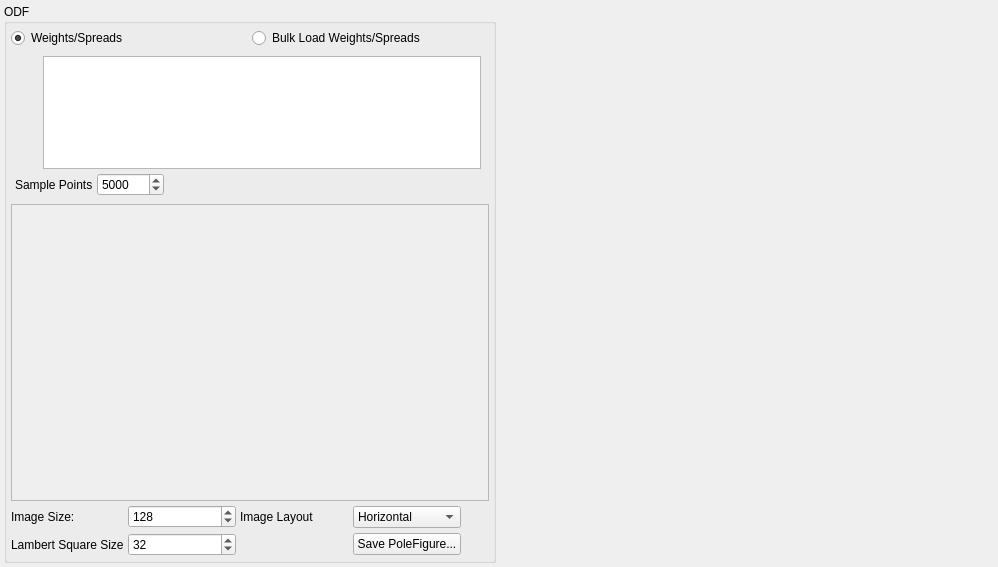
<?xml version="1.0" encoding="UTF-8"?>
<ui version="4.0">
 <class>SGAxisODFWidget</class>
 <widget class="QWidget" name="SGAxisODFWidget">
  <property name="geometry">
   <rect>
    <x>0</x>
    <y>0</y>
    <width>998</width>
    <height>567</height>
   </rect>
  </property>
  <property name="sizePolicy">
   <sizepolicy hsizetype="Expanding" vsizetype="Expanding">
    <horstretch>0</horstretch>
    <verstretch>0</verstretch>
   </sizepolicy>
  </property>
  <property name="windowTitle">
   <string>Form</string>
  </property>
  <layout class="QGridLayout" name="gridLayout_5">
   <property name="leftMargin">
    <number>4</number>
   </property>
   <property name="topMargin">
    <number>4</number>
   </property>
   <property name="rightMargin">
    <number>4</number>
   </property>
   <property name="bottomMargin">
    <number>4</number>
   </property>
   <property name="spacing">
    <number>6</number>
   </property>
   <item row="0" column="1" rowspan="4">
    <widget class="StatsGenMDFWidget" name="m_MDFWidget" native="true">
     <property name="sizePolicy">
      <sizepolicy hsizetype="Preferred" vsizetype="Preferred">
       <horstretch>1</horstretch>
       <verstretch>0</verstretch>
      </sizepolicy>
     </property>
     <property name="minimumSize">
      <size>
       <width>250</width>
       <height>0</height>
      </size>
     </property>
    </widget>
   </item>
   <item row="0" column="0" rowspan="4">
    <widget class="QGroupBox" name="m_OdfGroupBox">
     <property name="sizePolicy">
      <sizepolicy hsizetype="Preferred" vsizetype="Expanding">
       <horstretch>1</horstretch>
       <verstretch>0</verstretch>
      </sizepolicy>
     </property>
     <property name="font">
      <font>
       <weight>50</weight>
       <bold>false</bold>
      </font>
     </property>
     <property name="title">
      <string>ODF</string>
     </property>
     <layout class="QGridLayout" name="gridLayout_3">
      <property name="leftMargin">
       <number>4</number>
      </property>
      <property name="topMargin">
       <number>4</number>
      </property>
      <property name="rightMargin">
       <number>4</number>
      </property>
      <property name="bottomMargin">
       <number>4</number>
      </property>
      <property name="spacing">
       <number>4</number>
      </property>
      <item row="2" column="0">
       <widget class="QScrollArea" name="m_PFScrollArea">
        <property name="sizePolicy">
         <sizepolicy hsizetype="Expanding" vsizetype="Expanding">
          <horstretch>0</horstretch>
          <verstretch>2</verstretch>
         </sizepolicy>
        </property>
        <property name="minimumSize">
         <size>
          <width>0</width>
          <height>0</height>
         </size>
        </property>
        <property name="widgetResizable">
         <bool>true</bool>
        </property>
        <widget class="QWidget" name="scrollAreaWidgetContents">
         <property name="geometry">
          <rect>
           <x>0</x>
           <y>0</y>
           <width>476</width>
           <height>287</height>
          </rect>
         </property>
         <property name="sizePolicy">
          <sizepolicy hsizetype="Preferred" vsizetype="Expanding">
           <horstretch>0</horstretch>
           <verstretch>0</verstretch>
          </sizepolicy>
         </property>
         <property name="maximumSize">
          <size>
           <width>16777215</width>
           <height>16777215</height>
          </size>
         </property>
         <layout class="QVBoxLayout" name="verticalLayout">
          <property name="sizeConstraint">
           <enum>QLayout::SetNoConstraint</enum>
          </property>
          <property name="leftMargin">
           <number>0</number>
          </property>
          <property name="topMargin">
           <number>0</number>
          </property>
          <property name="rightMargin">
           <number>0</number>
          </property>
          <property name="bottomMargin">
           <number>0</number>
          </property>
          <item>
           <widget class="QLabel" name="m_PoleFigureLabel">
            <property name="sizePolicy">
             <sizepolicy hsizetype="Expanding" vsizetype="Expanding">
              <horstretch>0</horstretch>
              <verstretch>0</verstretch>
             </sizepolicy>
            </property>
            <property name="text">
             <string/>
            </property>
           </widget>
          </item>
         </layout>
        </widget>
       </widget>
      </item>
      <item row="3" column="0">
       <layout class="QGridLayout" name="gridLayout_4">
        <property name="topMargin">
         <number>0</number>
        </property>
        <property name="spacing">
         <number>4</number>
        </property>
        <item row="0" column="4">
         <widget class="QComboBox" name="imageLayout">
          <item>
           <property name="text">
            <string>Horizontal</string>
           </property>
          </item>
          <item>
           <property name="text">
            <string>Vertical</string>
           </property>
          </item>
          <item>
           <property name="text">
            <string>Square</string>
           </property>
          </item>
         </widget>
        </item>
        <item row="0" column="2">
         <widget class="QSpinBox" name="pfImageSize">
          <property name="maximum">
           <number>10000</number>
          </property>
          <property name="value">
           <number>128</number>
          </property>
         </widget>
        </item>
        <item row="0" column="3">
         <widget class="QLabel" name="label_8">
          <property name="toolTip">
           <string>Controls the size of the Modified Lambert Square that is used for interpolation of the angular data during the stereographic project generation. You should leave this at the default unless you really understand what you are doing.</string>
          </property>
          <property name="text">
           <string>Image Layout</string>
          </property>
         </widget>
        </item>
        <item row="1" column="1">
         <widget class="QLabel" name="pfLambertLabel">
          <property name="toolTip">
           <string>Controls the size of the Modified Lambert Square that is used for interpolation of the angular data during the stereographic project generation. You should leave this at the default unless you really understand what you are doing.</string>
          </property>
          <property name="text">
           <string>Lambert Square Size</string>
          </property>
         </widget>
        </item>
        <item row="0" column="1">
         <widget class="QLabel" name="label_5">
          <property name="text">
           <string>Image Size:</string>
          </property>
         </widget>
        </item>
        <item row="1" column="2">
         <widget class="QSpinBox" name="pfLambertSize">
          <property name="maximum">
           <number>10000</number>
          </property>
          <property name="value">
           <number>32</number>
          </property>
         </widget>
        </item>
        <item row="1" column="4">
         <widget class="QPushButton" name="savePoleFigureImage">
          <property name="text">
           <string>Save PoleFigure...</string>
          </property>
         </widget>
        </item>
        <item row="0" column="5">
         <widget class="QPushButton" name="m_CalculateODFBtn">
          <property name="sizePolicy">
           <sizepolicy hsizetype="Fixed" vsizetype="Fixed">
            <horstretch>0</horstretch>
            <verstretch>0</verstretch>
           </sizepolicy>
          </property>
          <property name="minimumSize">
           <size>
            <width>24</width>
            <height>24</height>
           </size>
          </property>
          <property name="maximumSize">
           <size>
            <width>24</width>
            <height>24</height>
           </size>
          </property>
          <property name="toolTip">
           <string>Update ODF Plots</string>
          </property>
          <property name="text">
           <string/>
          </property>
          <property name="icon">
           <iconset resource="../../../../../../SIMPL/Source/SVWidgetsLib/icons/images/Icons.qrc">
            <normaloff>:/refresh@2x.png</normaloff>:/refresh@2x.png</iconset>
          </property>
          <property name="iconSize">
           <size>
            <width>24</width>
            <height>24</height>
           </size>
          </property>
          <property name="autoDefault">
           <bool>true</bool>
          </property>
          <property name="default">
           <bool>false</bool>
          </property>
          <property name="flat">
           <bool>true</bool>
          </property>
         </widget>
        </item>
       </layout>
      </item>
      <item row="0" column="0">
       <layout class="QHBoxLayout" name="horizontalLayout_6">
        <item>
         <widget class="QRadioButton" name="m_WeightSpreads">
          <property name="text">
           <string>Weights/Spreads</string>
          </property>
          <property name="checked">
           <bool>true</bool>
          </property>
         </widget>
        </item>
        <item>
         <widget class="QRadioButton" name="m_WeightSpreadsBulkLoad">
          <property name="text">
           <string>Bulk Load Weights/Spreads</string>
          </property>
         </widget>
        </item>
       </layout>
      </item>
      <item row="1" column="0">
       <widget class="QStackedWidget" name="m_WeightSpreadsStackedWidget">
        <property name="sizePolicy">
         <sizepolicy hsizetype="Preferred" vsizetype="Preferred">
          <horstretch>0</horstretch>
          <verstretch>1</verstretch>
         </sizepolicy>
        </property>
        <property name="frameShape">
         <enum>QFrame::NoFrame</enum>
        </property>
        <property name="currentIndex">
         <number>0</number>
        </property>
        <widget class="QWidget" name="m_WeightsSpreadsWidget">
         <layout class="QGridLayout" name="gridLayout">
          <property name="leftMargin">
           <number>4</number>
          </property>
          <property name="topMargin">
           <number>4</number>
          </property>
          <property name="rightMargin">
           <number>4</number>
          </property>
          <property name="bottomMargin">
           <number>4</number>
          </property>
          <property name="spacing">
           <number>4</number>
          </property>
          <item row="4" column="0" colspan="3">
           <layout class="QHBoxLayout" name="horizontalLayout_2">
            <property name="topMargin">
             <number>0</number>
            </property>
            <item>
             <widget class="QLabel" name="label_7">
              <property name="text">
               <string>Sample Points</string>
              </property>
             </widget>
            </item>
            <item>
             <widget class="QSpinBox" name="pfSamplePoints">
              <property name="maximum">
               <number>1000000</number>
              </property>
              <property name="value">
               <number>5000</number>
              </property>
             </widget>
            </item>
            <item>
             <spacer name="horizontalSpacer_3">
              <property name="orientation">
               <enum>Qt::Horizontal</enum>
              </property>
              <property name="sizeHint" stdset="0">
               <size>
                <width>40</width>
                <height>20</height>
               </size>
              </property>
             </spacer>
            </item>
           </layout>
          </item>
          <item row="0" column="0">
           <widget class="QPushButton" name="addODFTextureBtn">
            <property name="minimumSize">
             <size>
              <width>24</width>
              <height>24</height>
             </size>
            </property>
            <property name="maximumSize">
             <size>
              <width>24</width>
              <height>24</height>
             </size>
            </property>
            <property name="toolTip">
             <string>Add Weight Value</string>
            </property>
            <property name="text">
             <string/>
            </property>
            <property name="icon">
             <iconset resource="../../../../../../SIMPL/Source/SVWidgetsLib/icons/images/Icons.qrc">
              <normaloff>:/add2.png</normaloff>:/add2.png</iconset>
            </property>
            <property name="iconSize">
             <size>
              <width>24</width>
              <height>24</height>
             </size>
            </property>
            <property name="flat">
             <bool>true</bool>
            </property>
           </widget>
          </item>
          <item row="3" column="0">
           <spacer name="verticalSpacer">
            <property name="orientation">
             <enum>Qt::Vertical</enum>
            </property>
            <property name="sizeType">
             <enum>QSizePolicy::Expanding</enum>
            </property>
            <property name="sizeHint" stdset="0">
             <size>
              <width>20</width>
              <height>70</height>
             </size>
            </property>
           </spacer>
          </item>
          <item row="1" column="0">
           <widget class="QPushButton" name="deleteODFTextureBtn">
            <property name="sizePolicy">
             <sizepolicy hsizetype="Fixed" vsizetype="Fixed">
              <horstretch>0</horstretch>
              <verstretch>0</verstretch>
             </sizepolicy>
            </property>
            <property name="minimumSize">
             <size>
              <width>24</width>
              <height>24</height>
             </size>
            </property>
            <property name="maximumSize">
             <size>
              <width>24</width>
              <height>24</height>
             </size>
            </property>
            <property name="toolTip">
             <string>Delete Weight Value</string>
            </property>
            <property name="text">
             <string/>
            </property>
            <property name="icon">
             <iconset resource="../../../../../../SIMPL/Source/SVWidgetsLib/icons/images/Icons.qrc">
              <normaloff>:/delete2.png</normaloff>:/delete2.png</iconset>
            </property>
            <property name="iconSize">
             <size>
              <width>24</width>
              <height>24</height>
             </size>
            </property>
            <property name="flat">
             <bool>true</bool>
            </property>
           </widget>
          </item>
          <item row="0" column="1" rowspan="4">
           <widget class="QTableView" name="m_ODFTableView">
            <property name="toolTip">
             <string>&lt;html&gt;&lt;head/&gt;&lt;body&gt;&lt;p&gt;By default if no custom rows are entered then a completely random ODF will be generated. Adding rows to this table results in those texture values being integrated into the random ODF data.&lt;/p&gt;&lt;/body&gt;&lt;/html&gt;</string>
            </property>
            <property name="alternatingRowColors">
             <bool>true</bool>
            </property>
           </widget>
          </item>
         </layout>
        </widget>
        <widget class="QWidget" name="m_BulkLoadWidget">
         <layout class="QGridLayout" name="gridLayout_2">
          <property name="leftMargin">
           <number>4</number>
          </property>
          <property name="topMargin">
           <number>4</number>
          </property>
          <property name="rightMargin">
           <number>4</number>
          </property>
          <property name="bottomMargin">
           <number>4</number>
          </property>
          <property name="spacing">
           <number>6</number>
          </property>
          <item row="3" column="1">
           <widget class="QComboBox" name="delimiter">
            <item>
             <property name="text">
              <string>Space</string>
             </property>
            </item>
            <item>
             <property name="text">
              <string>Tab</string>
             </property>
            </item>
            <item>
             <property name="text">
              <string>,</string>
             </property>
            </item>
            <item>
             <property name="text">
              <string>;</string>
             </property>
            </item>
           </widget>
          </item>
          <item row="2" column="1">
           <widget class="QComboBox" name="angleRepresentation">
            <item>
             <property name="text">
              <string>Euler</string>
             </property>
            </item>
            <item>
             <property name="text">
              <string>Quaternion</string>
             </property>
            </item>
            <item>
             <property name="text">
              <string>Rodriguez</string>
             </property>
            </item>
           </widget>
          </item>
          <item row="2" column="0">
           <widget class="QLabel" name="label_3">
            <property name="text">
             <string>Angle Representation</string>
            </property>
           </widget>
          </item>
          <item row="1" column="0">
           <widget class="QCheckBox" name="anglesInDegrees">
            <property name="text">
             <string>Values are in Degrees</string>
            </property>
           </widget>
          </item>
          <item row="3" column="0">
           <widget class="QLabel" name="label_4">
            <property name="text">
             <string>Value Delimiter</string>
            </property>
           </widget>
          </item>
          <item row="4" column="0">
           <widget class="QPushButton" name="loadODFTextureBtn">
            <property name="text">
             <string>Load Data</string>
            </property>
            <property name="default">
             <bool>true</bool>
            </property>
           </widget>
          </item>
          <item row="0" column="0" colspan="4">
           <layout class="QHBoxLayout" name="horizontalLayout_3">
            <item>
             <widget class="QLabel" name="label">
              <property name="text">
               <string>Input File:</string>
              </property>
             </widget>
            </item>
            <item>
             <widget class="QtSFSDropLineEdit" name="angleFilePath"/>
            </item>
            <item>
             <widget class="QPushButton" name="selectAnglesFile">
              <property name="sizePolicy">
               <sizepolicy hsizetype="Maximum" vsizetype="Fixed">
                <horstretch>0</horstretch>
                <verstretch>0</verstretch>
               </sizepolicy>
              </property>
              <property name="text">
               <string>Select...</string>
              </property>
             </widget>
            </item>
           </layout>
          </item>
          <item row="5" column="1">
           <spacer name="verticalSpacer_2">
            <property name="orientation">
             <enum>Qt::Vertical</enum>
            </property>
            <property name="sizeHint" stdset="0">
             <size>
              <width>20</width>
              <height>40</height>
             </size>
            </property>
           </spacer>
          </item>
         </layout>
        </widget>
       </widget>
      </item>
     </layout>
    </widget>
   </item>
  </layout>
 </widget>
 <customwidgets>
  <customwidget>
   <class>QtSFSDropLineEdit</class>
   <extends>QLineEdit</extends>
   <header location="global">QtSFSDropLineEdit.h</header>
  </customwidget>
  <customwidget>
   <class>StatsGenMDFWidget</class>
   <extends>QWidget</extends>
   <header location="global">StatsGenMDFWidget.h</header>
   <container>1</container>
  </customwidget>
 </customwidgets>
 <resources>
  <include location="../../../../../../SIMPL/Source/SVWidgetsLib/icons/images/Icons.qrc"/>
 </resources>
 <connections/>
</ui>
